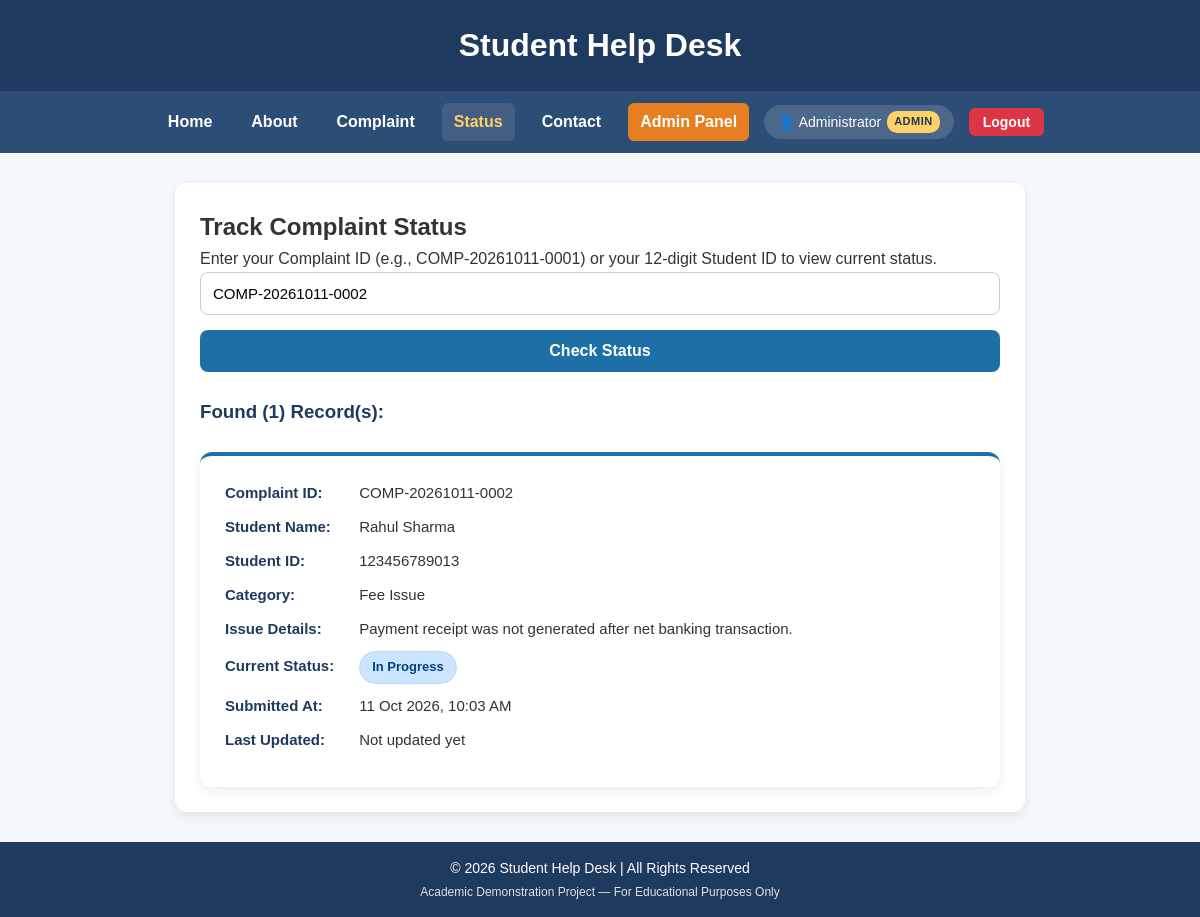
Page /status.php?id=COMP-20261011-0002 (signed in) on the committed database.
### tables this page shows
CREATE TABLE IF NOT EXISTS `complaints` (
    `id` INT AUTO_INCREMENT PRIMARY KEY,
    `complaint_id` VARCHAR(50) NOT NULL UNIQUE,
    `full_name` VARCHAR(150) NOT NULL,
    `email` VARCHAR(150) NOT NULL,
    `student_id` VARCHAR(50) NOT NULL,
    `category` VARCHAR(100) NOT NULL,
    `issue` TEXT NOT NULL,
    `status` ENUM('Pending', 'In Progress', 'Resolved') NOT NULL DEFAULT 'Pending',
    `created_at` TIMESTAMP NOT NULL DEFAULT CURRENT_TIMESTAMP,
    `updated_at` TIMESTAMP NULL DEFAULT NULL ON UPDATE CURRENT_TIMESTAMP
);

### status.php (the view, shortened to what this page needs)
<?php
require_once __DIR__ . '/config/db.php';
$currentUser = current_user();
$searchQuery = '';
if (!empty($_POST['complaintId'])) {
    $searchQuery = trim($_POST['complaintId']);
} elseif (!empty($_GET['id'])) {
    $searchQuery = trim($_GET['id']);
} elseif (!empty($currentUser['student_id'])) {
    $searchQuery = trim($currentUser['student_id']);
}
include __DIR__ . '/includes/header.php';
include __DIR__ . '/includes/navbar.php';
?>
<div class="container">
    <h2>Track Complaint Status</h2>
    <p>Enter your Complaint ID (e.g., <code>COMP-20261011-0001</code>) or your 12-digit Student ID to view current status.</p>
    <form method="POST" action="status.php">
        <input type="text" name="complaintId"
               value="<?= htmlspecialchars($searchQuery); ?>"
               placeholder="Enter Complaint ID or Student ID" required>
        <button type="submit">Check Status</button>
    </form>
    <?php
    if (!empty($searchQuery)) {
        $sql = "SELECT * FROM complaints WHERE complaint_id = ? OR student_id = ? ORDER BY id DESC";
        $stmt = $conn->prepare($sql);
        $stmt->bind_param("ss", $searchQuery, $searchQuery);
        $stmt->execute();
        $result = $stmt->get_result();
        if ($result->num_rows > 0) {
            echo "<h3 style='margin-top:25px; color:#1e3a5f;'>Found (" . $result->num_rows . ") Record(s):</h3>";
            while ($row = $result->fetch_assoc()) {
                $statusClass = 'badge-pending';
                if ($row['status'] === 'In Progress') {
                    $statusClass = 'badge-progress';
                } elseif ($row['status'] === 'Resolved') {
                    $statusClass = 'badge-resolved';
                }
                ?>
                <div class="status-box">
                    <p><strong>Complaint ID:</strong> <?= htmlspecialchars($row['complaint_id']); ?></p>
                    <p><strong>Student Name:</strong> <?= htmlspecialchars($row['full_name']); ?></p>
                    <p><strong>Student ID:</strong> <?= htmlspecialchars($row['student_id']); ?></p>
                    <p><strong>Category:</strong> <?= htmlspecialchars($row['category']); ?></p>
                    <p><strong>Issue Details:</strong> <?= nl2br(htmlspecialchars($row['issue'])); ?></p>
                    <p><strong>Current Status:</strong> <span class="badge <?= $statusClass ?>"><?= htmlspecialchars($row['status']); ?></span></p>
                    <p><strong>Submitted At:</strong> <?= date('d M Y, h:i A', strtotime($row['created_at'])); ?></p>
                    <p><strong>Last Updated:</strong>
                        <?= !empty($row['updated_at']) ? date('d M Y, h:i A', strtotime($row['updated_at'])) : 'Not updated yet'; ?>
                    </p>
                </div>
                <?php
            }
        } else {
            echo "<div class='alert alert-danger' style='margin-top:20px;'>❌ No complaint found matching '<strong>" . htmlspecialchars($searchQuery) . "</strong>'. Please check your ID and try again.</div>";
        }
    }
    ?>
</div>
<?php
include __DIR__ . '/includes/footer.php';
?>

### assets/css/style.css (style rules this page uses)
* { margin: 0; padding: 0; box-sizing: border-box; font-family: Arial, sans-serif; }
body { background: #f4f7fb; color: #333; line-height: 1.6; min-height: 100vh; display: flex; flex-direction: column; }
.steps, .faq, .announcement, .container, .status-box, .success-box { max-width: 900px; margin: 0 auto; text-align: left; background: #fff; padding: 25px; border-radius: 12px; box-shadow: 0 4px 12px rgba(0, 0, 0, 0.08); }
.container { max-width: 850px; margin: 30px auto; width: 90%; }
form input, form select, form textarea { width: 100%; padding: 12px; margin-bottom: 15px; border: 1px solid #ccc; border-radius: 8px; font-size: 15px; font-family: inherit; box-sizing: border-box; transition: border-color 0.2s; }
form button, .btn-submit { width: 100%; padding: 12px; background: #1d6fa5; color: white; border: none; border-radius: 8px; font-size: 16px; font-weight: bold; cursor: pointer; transition: 0.3s; }
.badge { display: inline-block; padding: 5px 12px; border-radius: 20px; font-size: 13px; font-weight: bold; text-transform: capitalize; }
.badge-progress { background: #cce5ff; color: #004085; border: 1px solid #b8daff; }
.status-box { border-top: 4px solid #1d6fa5; margin-top: 25px; }
.status-box p { margin-bottom: 10px; font-size: 15px; }
.status-box strong { color: #1e3a5f; min-width: 130px; display: inline-block; }

### rows in the picture
complaints: complaint "COMP-20261011-0002", full_name "Rahul Sharma", student "123456789013", category "Fee Issue", issue "Payment receipt was not generated after net banking transaction.", status "In Progress", created_at "11 Oct 2026, 10:03 AM", shows "Not updated yet"

### other values in the picture
$user['full_name'] "Administrator"
$user['role'] "ADMIN"
$result->num_rows "1"
